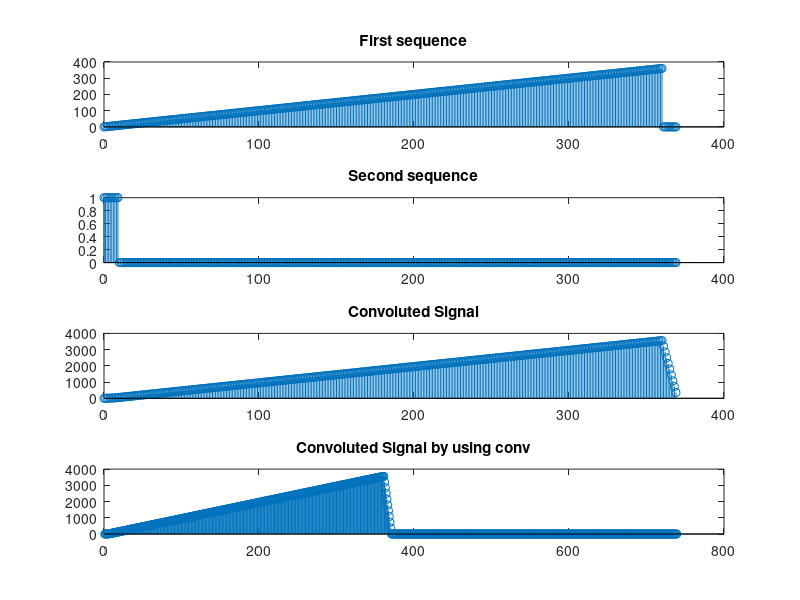

This chart was generated by the following MATLAB code:

n=0:360;
x=n;
h=ones(1,10);

n1=length(x);               %Find the length of a signal
n2=length(h);

N=n1+n2-1;                   %find the length of y(n)
x=[x,zeros(1,N-n1)];         %zero padding to make the length=N
h=[h,zeros(1,N-n2)];
y=zeros(1, N);              %Initialize the output with zero
%perform linear convolution
for n=1:N
    for k=1:n
        y(n)=y(n)+x(k)*h(n-k+1);
    end
end
disp(y);
%plot the inputs and outputs.
ny=0:N-1;
subplot(4,1,1);
stem (ny,x); 
title ('First sequence');

subplot (4, 1, 2);
stem (ny,h);
title('Second sequence');

subplot (4, 1, 3);
stem (ny,y);
title('Convoluted Signal');

a=conv(x,h);                 % Convolutio by using conv command
subplot (4, 1, 4);
stem (a);  
title('Convoluted Signal by using conv');